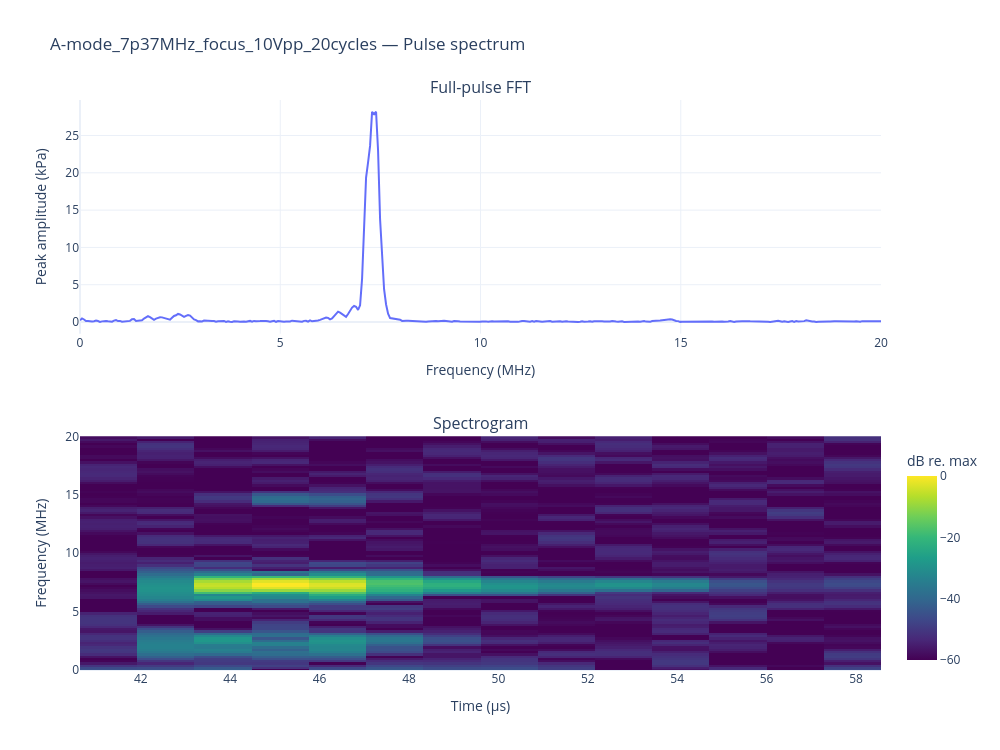

The code cell stored with this chart in its notebook:
### Code cell
import numpy as np
import scipy.signal as ss
from scipy.fft import rfft, rfftfreq
import plotly.graph_objects as go
from plotly.subplots import make_subplots

hydrophone_bandwidth = 20 #MHz

time_s = pulse["Time_s"].to_numpy(dtype=float)
pressure_pa = pulse["Amplitude_Pa"].to_numpy(dtype=float)

dt = np.median(np.diff(time_s))
if dt <= 0 or not np.allclose(np.diff(time_s), dt, rtol=1e-5, atol=0):
    raise ValueError("Time samples must be uniformly spaced.")

fs = 1 / dt
print(f"Sampling frequency: {fs / 1e6:.3f} MHz, \n dt = {dt * 1e6:.3f} µs")
pressure_pa = ss.detrend(pressure_pa, type="constant")

# Full-pulse FFT: Hann window with coherent-gain amplitude correction.
window = ss.windows.hann(len(pressure_pa), sym=False)
frequency_hz = rfftfreq(len(pressure_pa), d=dt)
amplitude_pa = np.abs(rfft(pressure_pa * window)) / window.sum()

# Convert to a one-sided peak-amplitude spectrum.
amplitude_pa[1:] *= 2
if len(pressure_pa) % 2 == 0:
    amplitude_pa[-1] /= 2  # Nyquist bin is not doubled.

# Time-resolved spectrum.
nperseg = min(256, len(pressure_pa))
f, t, magnitude = ss.spectrogram(
    pressure_pa,
    fs=fs,
    window="hann",
    nperseg=nperseg,
    noverlap=nperseg // 2,
    nfft=512,
    detrend=False,
    scaling="spectrum",
    mode="magnitude",
)

# Spectrogram level relative to its maximum.
reference = magnitude.max()
level_db = 20 * np.log10(
    np.maximum(magnitude / reference, 1e-6)
) if reference > 0 else np.full_like(magnitude, -120.0)

fig = make_subplots(
    rows=2, cols=1,
    subplot_titles=("Full-pulse FFT", "Spectrogram"),
    vertical_spacing=0.18,
)

fig.add_trace(
    go.Scatter(
        x=frequency_hz / 1e6,
        y=amplitude_pa / 1000,
        mode="lines",
        name="FFT",
    ),
    row=1, col=1,
)

fig.add_trace(
    go.Heatmap(
        x=(t + time_s[0]) * 1e6,
        y=f / 1e6,
        z=level_db,
        colorscale="Viridis",
        zmin=-60, zmax=0,
        colorbar=dict(title="dB re. max", len=0.4, y=0.2),
    ),
    row=2, col=1,
)

fig.update_xaxes(title_text="Frequency (MHz)", row=1, col=1)
fig.update_yaxes(title_text="Peak amplitude (kPa)", row=1, col=1)
fig.update_xaxes(title_text="Time (µs)", row=2, col=1)
fig.update_yaxes(title_text="Frequency (MHz)", row=2, col=1)

fig.update_layout(
    title=f"{measurement} — Pulse spectrum",
    template="plotly_white",
    width=1000,
    height=750,
    showlegend=False,
)

# Display only frequencies within the hydrophone's 20 MHz bandwidth.
fig.update_xaxes(range=[0, hydrophone_bandwidth], row=1, col=1)  # FFT frequency axis
fig.update_yaxes(range=[0, hydrophone_bandwidth], row=2, col=1)  # Spectrogram frequency axis

fig.show()

### Figure 1 — Plotly figure (JSON) as saved in the notebook; plotly's stock layout.template omitted (floating-point values rounded to 4 significant figures; data arrays with more than 128 entries replaced by an {"elided": "..."} marker saying what was removed)
{"data": [{"mode": "lines", "name": "FFT", "type": "scatter", "x": {"elided": "1002 float values"}, "xaxis": "x", "y": {"elided": "1002 float values"}, "yaxis": "y"}, {"colorbar": {"len": 0.4, "title": {"text": "dB re. max"}, "y": 0.2}, "colorscale": [[0, "#440154"], [0.1111, "#482878"], [0.2222, "#3e4989"], [0.3333, "#31688e"], [0.4444, "#26828e"], [0.5556, "#1f9e89"], [0.6667, "#35b779"], [0.7778, "#6ece58"], [0.8889, "#b5de2b"], [1, "#fde725"]], "type": "heatmap", "x": [41.28, 42.56, 43.84, 45.12, 46.4, 47.68, 48.96, 50.24, 51.52, 52.8, 54.08, 55.36, 56.64, 57.92], "xaxis": "x2", "y": {"elided": "257 float values"}, "yaxis": "y2", "z": {"elided": "257x14 float values"}, "zmax": 0, "zmin": -60}], "layout": {"annotations": [{"font": {"size": 16}, "showarrow": false, "text": "Full-pulse FFT", "x": 0.5, "xanchor": "center", "xref": "paper", "y": 1, "yanchor": "bottom", "yref": "paper"}, {"font": {"size": 16}, "showarrow": false, "text": "Spectrogram", "x": 0.5, "xanchor": "center", "xref": "paper", "y": 0.41, "yanchor": "bottom", "yref": "paper"}], "height": 750, "showlegend": false, "title": {"text": "A-mode_7p37MHz_focus_10Vpp_20cycles — Pulse spectrum"}, "width": 1000, "xaxis": {"anchor": "y", "domain": [0, 1], "range": [0, 20], "title": {"text": "Frequency (MHz)"}}, "xaxis2": {"anchor": "y2", "domain": [0, 1], "title": {"text": "Time (µs)"}}, "yaxis": {"anchor": "x", "domain": [0.59, 1], "title": {"text": "Peak amplitude (kPa)"}}, "yaxis2": {"anchor": "x2", "domain": [0, 0.41], "range": [0, 20], "title": {"text": "Frequency (MHz)"}}}}
